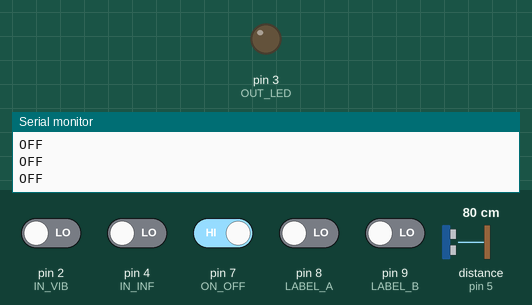
Recording of a sketch running on a simulated Arduino Uno, built with avr-gcc and run on an emulated ATmega328P. On the bench: output pins drawn as LEDs (lit = HIGH), the last lines printed to the serial monitor. The inputs (shaded band) are chosen by the test bench; at power-on: pin 7 (ON_OFF) HIGH, pin 2 (IN_VIB), pin 4 (IN_INF), pin 8 (LABEL_A), pin 9 (LABEL_B) LOW, distance to the obstacle (sensor on pin 5) 80 cm. The echo pulse lasts 58.3 µs per cm; storage starts empty; pins used as bus, display or sensor lines are not drawn.

Above: at 2.8 s.
2.9 s: pin 7 (ON_OFF) driven LOW
4.9 s: pin 4 (IN_INF) driven HIGH
At 5.2 s:
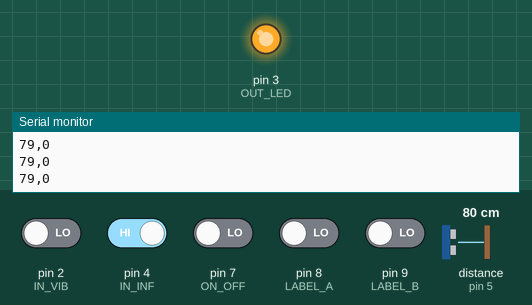
6.4 s: pin 4 (IN_INF) driven LOW
At 7.6 s:
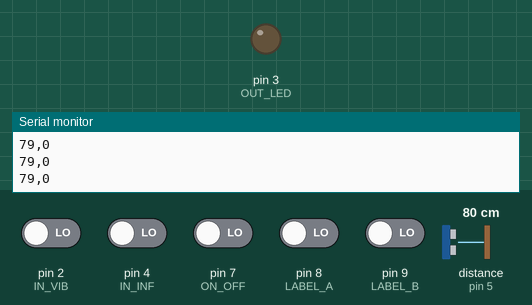
Timing chart, 0 to 9.4 s (numbered marks = the images above; inputs shaded):
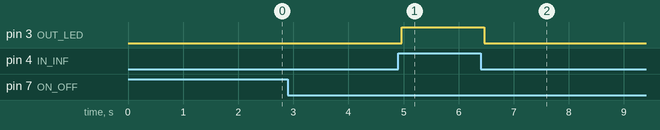

Measured:
- after the input at 4.9 s, pin 3 (OUT_LED): LOW → HIGH after 0.07 s
- after the input at 6.4 s, pin 3 (OUT_LED): HIGH → LOW after 0.07 s

The sketch:

Sensor.ino
```cpp
#define IN_VIB 2
#define OUT_LED 3
#define IN_INF 4
#define TRIG 6 //TRIG 핀 설정 (초음파 보내는 핀)
#define ECHO 5 //ECHO 핀 설정 (초음파\받는 핀)
#define PORT_SC 10
#define ON_OFF 7
#define LABEL_A 8
#define LABEL_B 9

#include <SPI.h>
#include <SD.h>                                       ..

File myFile;
void setup() {
  Serial.begin(9600);                                                      // 시리얼 통신을 시작, 통신속도는 (9600)
  pinMode(OUT_LED, OUTPUT);
  pinMode(IN_VIB, INPUT);
  pinMode(IN_INF, INPUT);
  pinMode(TRIG, OUTPUT);
  pinMode(ECHO, INPUT);
  pinMode(ON_OFF, INPUT);
  pinMode(LABEL_A, INPUT);
  pinMode(LABEL_B, INPUT);

  // 여기서부터 SD카드
  Serial.print("Initializing SD card...");

  //SD카드 초기화 SD.begin(4) 는  CS핀번호
  while (!SD.begin(PORT_SC)) {
    Serial.println("initialization failed!");
    delay(1000);
  }
  Serial.println("initialization done.");
  //sd카드에 저장
  myFile = SD.open("datalog.txt", FILE_WRITE);
  if (myFile) {
    Serial.print("Writing to txt...");
    myFile.println("-----------------------------------");    //test.txt 파일에 문자열을 쓴다.
    Serial.println("done.");
  } else {
    // if the file didn't open, print an error:
    Serial.println("error opening txt");
  }
  myFile.close();
}

void loop() {
  int vib;
  int inf;
  int labelA, labelB, label_value;
  char filename = "20190728.txt";
  long duration, distance;
  int on;
  on = digitalRead(ON_OFF);
  if(on == LOW){
      digitalWrite(TRIG, LOW);
      delayMicroseconds(2);
      digitalWrite(TRIG, HIGH);
      delayMicroseconds(10);
      digitalWrite(TRIG, LOW);
      duration = pulseIn (ECHO, HIGH); //물체에 반사되어돌아온 초음파의 시간을 변수에 저장합니다.
      //34000*초음파가 물체로 부터 반사되어 돌아오는시간 /1000000 / 2(왕복값이아니라 편도값이기때문에 나누기2를 해줍니다.)
     //초음파센서의 거리값이 위 계산값과 동일하게 Cm로 환산되는 계산공식 입니다. 수식이 간단해지도록 적용했습니다.
      distance = duration * 17 / 1000;

      vib = digitalRead(IN_VIB);
      inf = digitalRead(IN_INF);
      labelA = digitalRead(LABEL_A);
      labelB = digitalRead(LABEL_B);

      //PC모니터로 초음파 거리값을 확인 하는 코드 입니다.
      //Serial.println("-----------------");
      //Serial.print("duration : ");
      //Serial.println(duration); //초음파가 반사되어 돌아오는 시간을 보여줍니다.
      //Serial.print("Distance : ");
      //Serial.print(distance); //측정된 물체로부터 거리값(cm값)을 보여줍니다.
      //Serial.println(" Cm");
      delay(10);

      if(labelA == HIGH){
        label_value = 1;
        }
       else if(labelB == HIGH){
        label_value = 2;
        }
       else{
        label_value = 0;
        }

      //그래프 그리기
      Serial.print(distance);
      //Serial.print("\r");
      Serial.print(",");
      Serial.println(label_value);


      //진동센서
      /*
      if (vib == LOW) {
        Serial.println("Vibration : Sensing!");
      }
      else {
        Serial.println("Vibration : NOT Sensing");
      }
      */
      delay(10);
      if (inf == HIGH){
          //Serial.println("infrare   : Sensing!");
          digitalWrite(OUT_LED, HIGH);
      }
      else {
          //Serial.println("infrare   : NOT Sensing!");
          digitalWrite(OUT_LED, LOW);
      }
      //sd카드에 저장
      myFile = SD.open("datalog.txt", FILE_WRITE);
      if (myFile) {
        //Serial.print("Writing to txt...");
        myFile.print(duration);    //test.txt 파일에 문자열을 쓴다.
        myFile.print(",");
        myFile.println(label_value);
        //Serial.println("done.");
      } else {
        // if the file didn't open, print an error:
        //Serial.println("error opening txt");
      }
      myFile.close();
      delay(100);
    }
    else{
      Serial.println("OFF");
      delay(1000);
      }
}
```
